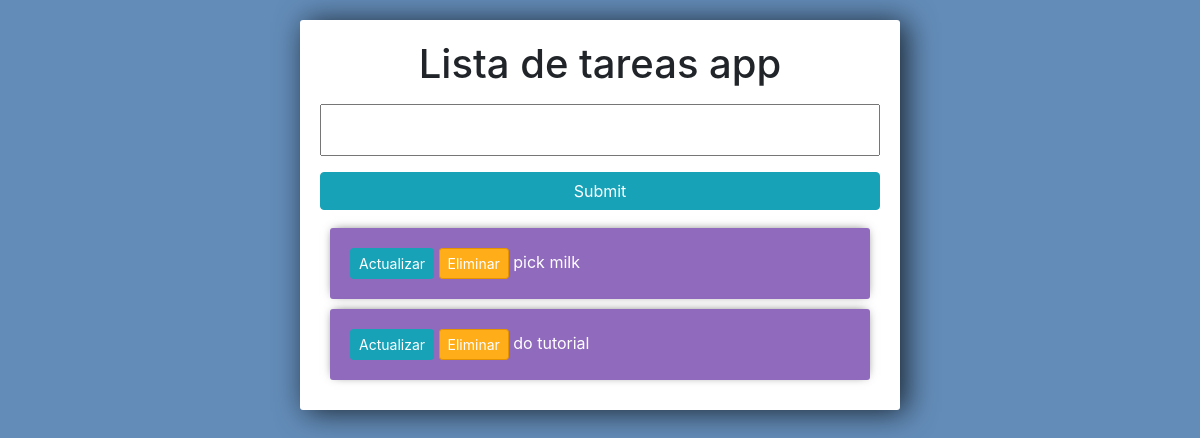
The app's page /, older data.
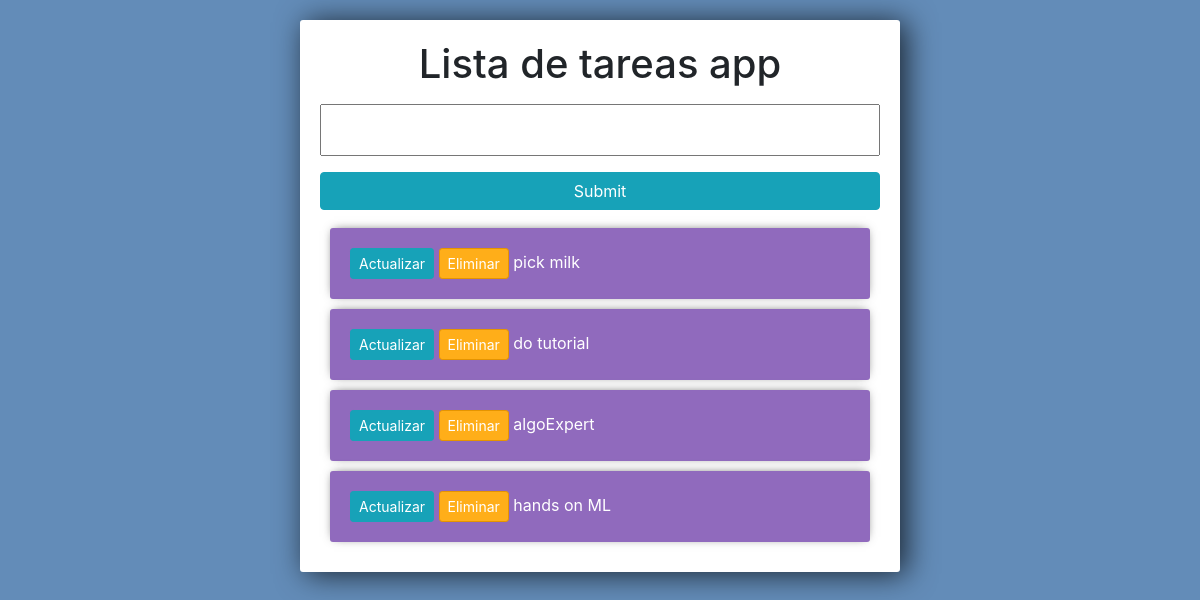
The same page, newer data.
### tasks/models.py (models this page shows)
class Task(models.Model):
    title = models.CharField(max_length=200)
    complete = models.BooleanField(default=False)
    created = models.DateTimeField(auto_now_add=True)
    def __str__(self):
        return self.title

### tasks/views.py (the view)
# urls.py: path('', views.index, name="list"),
def index(request):
    consulta = Task.objects.all()
    form = TaskForm()
    if request.method == 'POST':
        form = TaskForm(request.POST)
        if form.is_valid():
            form.save()
        return redirect('/')
    context = {'info':consulta,'temp':form}
    return render(request,"tasks/list.html", context)

### tasks/forms.py
class TaskForm(forms.ModelForm):
    class Meta:
        model = Task
        fields = '__all__'

### tasks/templates/tasks/list.html (shortened to what this page needs)
<!DOCTYPE html>
<html lang="en">
<head>
    <link rel="stylesheet" href="https://stackpath.bootstrapcdn.com/bootstrap/4.4.1/css/bootstrap.min.css">
</head>
<body>
    <div class="center-column">
        <h1 class="titulo">Lista de tareas app</h1>
        <form action="/" method="POST">
            {{temp.title}}
            <input class="btn btn-info" type="submit" name="CreateTask">
        </form>
        <div class="todo-list">
            {% for k in info%}
            <div class="item-row">
                <a class="btn btn-sm btn-info" href="{% url 'update_task' k.id %}">Actualizar</a>
                <a class="btn btn-sm btn-danger" href="{% url 'delete_task' k.id %}">Eliminar</a>
                {% if k.complete == 1 %}
                <strike>{{ k }}</strike>
                {% else %}
                <span>{{ k }}</span>
                {% endif %}
            </div>
            {% endfor %}
        </div>
    </div>
</body>
</html>

Row changes from the older to the newer data that the page shows:
added Task: title "algoExpert"
added Task: title "hands on ML"
